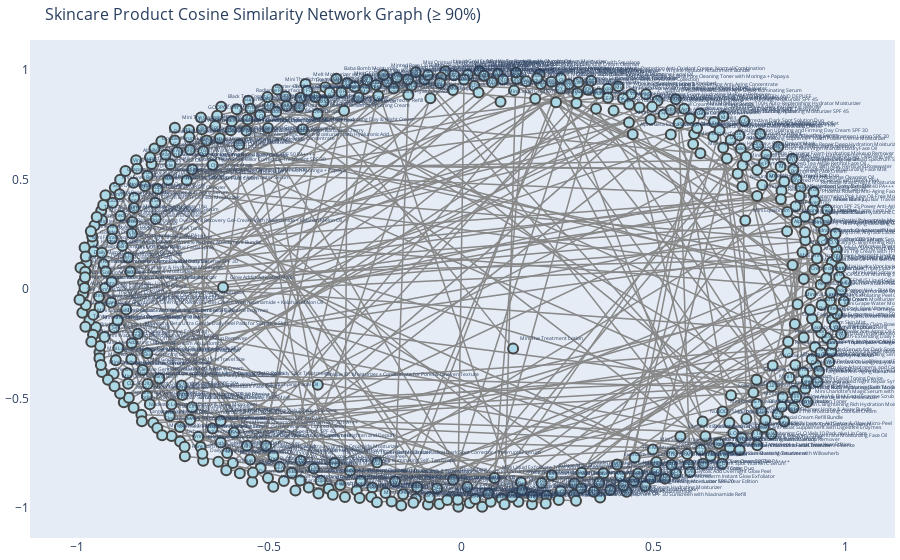

Source (notebook cell):
### Code cell
# Load the data
products = pd.read_csv("products.csv")
similarities = pd.read_csv("similarities.csv")

# filter for similarities >= 0.9
threshold = 0.9
filtered = similarities[similarities['similarity'] >= threshold]

# mao product ID to product name
product_names = dict(zip(products['product_id'], products['product_name']))

# create a graph with only connected nodes
G = nx.Graph()

# add edges and nodes
for _, row in filtered.iterrows():
    pid1 = row['product_id_1']
    pid2 = row['product_id_2']
    G.add_edge(pid1, pid2, weight=row['similarity'])

# update node labels only for nodes that are in the graph
for node in G.nodes():
    G.nodes[node]['label'] = product_names.get(node, node)

# layout
pos = nx.spring_layout(G, k=1.5, iterations=50)

# extract node data
x_nodes = [pos[node][0] for node in G.nodes()]
y_nodes = [pos[node][1] for node in G.nodes()]
node_text = [G.nodes[node]['label'] for node in G.nodes()]

# extract edge data
x_edges, y_edges = [], []
for edge in G.edges():
    x_edges += [pos[edge[0]][0], pos[edge[1]][0], None]
    y_edges += [pos[edge[0]][1], pos[edge[1]][1], None]

# create edge trace
edge_trace = go.Scatter(
    x=x_edges, y=y_edges,
    line=dict(width=1.5, color='#888'),
    hoverinfo='none',
    mode='lines'
)

# create node trace with smaller font
node_trace = go.Scatter(
    x=x_nodes, y=y_nodes,
    mode='markers+text',
    hoverinfo='text',
    textposition="top right",
    textfont=dict(size=5), 
    marker=dict(
        showscale=False,
        color='lightblue',
        size=10,
        line_width=2
    ),
    text=node_text
)

# build figure
fig = go.Figure(data=[edge_trace, node_trace],
                layout=go.Layout(
                    title=dict(
                        text='Skincare Product Cosine Similarity Network Graph (≥ 90%)',
                        font=dict(size=16)
                    ),
                    showlegend=False,
                    hovermode='closest',
                    margin=dict(b=20, l=5, r=5, t=40),
                    xaxis=dict(showgrid=False, zeroline=False),
                    yaxis=dict(showgrid=False, zeroline=False)
                )
)

fig.show()

### Figure 1 — Plotly figure (JSON) as saved in the notebook; plotly's stock layout.template omitted (floating-point values rounded to 4 significant figures; data arrays with more than 128 entries replaced by an {"elided": "..."} marker saying what was removed)
{"data": [{"hoverinfo": "none", "line": {"color": "#888", "width": 1.5}, "mode": "lines", "type": "scatter", "x": {"elided": "816 float values"}, "y": {"elided": "816 float values"}}, {"hoverinfo": "text", "marker": {"color": "lightblue", "line": {"width": 2}, "showscale": false, "size": 10}, "mode": "markers+text", "text": {"elided": "486 str values"}, "textfont": {"size": 5}, "textposition": "top right", "type": "scatter", "x": {"elided": "486 float values"}, "y": {"elided": "486 float values"}}], "layout": {"hovermode": "closest", "margin": {"b": 20, "l": 5, "r": 5, "t": 40}, "showlegend": false, "title": {"font": {"size": 16}, "text": "Skincare Product Cosine Similarity Network Graph (≥ 90%)"}, "xaxis": {"showgrid": false, "zeroline": false}, "yaxis": {"showgrid": false, "zeroline": false}}}
